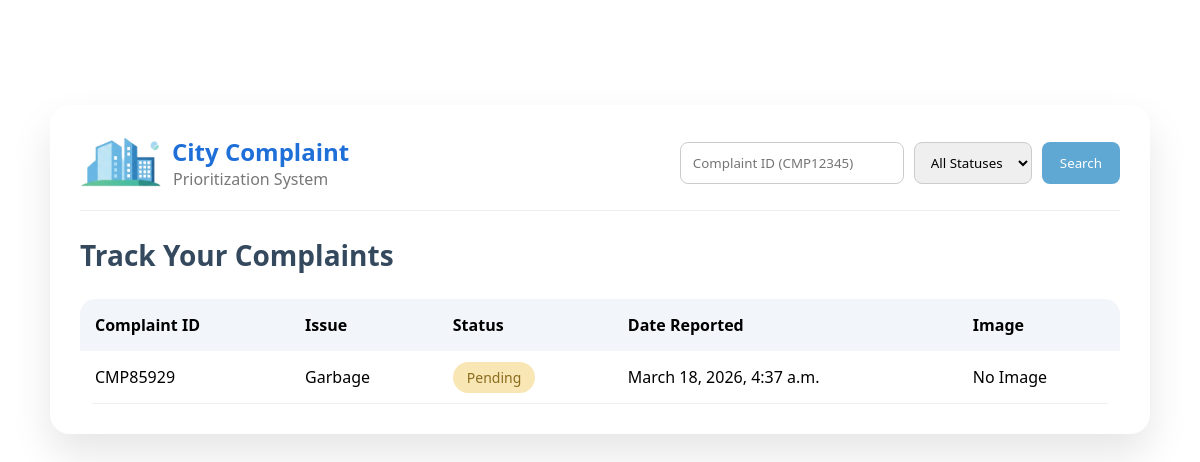
/track/, run on an earlier commit of the app's database.
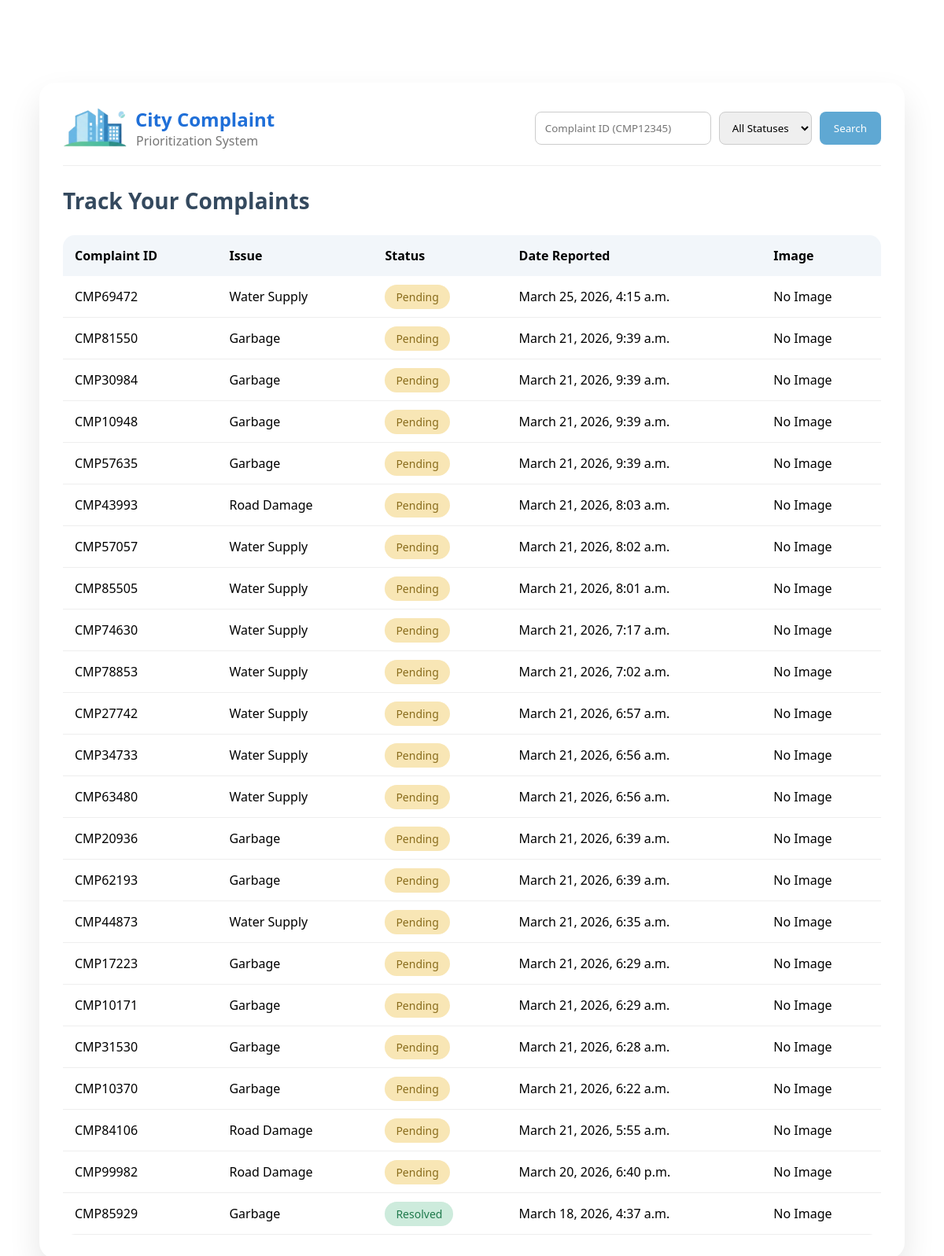
And on a later commit of the database.
### userform/models.py (models this page shows, shortened)
class Complaint(models.Model):
    STATUS_CHOICES = [
        ('Pending', 'Pending'),
        ('In Progress', 'In Progress'),
        ('Resolved', 'Resolved'),
    ]
    CATEGORY_CHOICES = [
        ('Garbage', 'Garbage'),
        ('Water Supply', 'Water Supply'),
        ('Road Damage', 'Road Damage'),
        ('Street Light', 'Street Light'),
    ]
    name = models.CharField(max_length=100)
    email = models.EmailField(blank=True, null=True)
    mobile = models.CharField(max_length=15)
    category = models.CharField(max_length=50,choices=CATEGORY_CHOICES,default='Garbage')
    description = models.TextField()
    area = models.CharField(max_length=100, default="Unknown")
    severity = models.CharField(max_length=50, default="Medium")
    affected_people = models.IntegerField(default=0)
    priority = models.CharField(max_length=50, default="Low")
    resolution_time = models.CharField(max_length=50, default="1")
    image = models.ImageField(upload_to='complaints/', blank=True, null=True)
    status = models.CharField(max_length=20, choices=STATUS_CHOICES, default='Pending')
    complaint_id = models.CharField(max_length=20, unique=True, blank=True)
    created_at = models.DateTimeField(auto_now_add=True)

### userform/views.py (the view, shortened to what this page needs)
# urls.py: path('track/', views.track_complaint, name='track_complaint'),
def track_complaint(request):
    complaints = Complaint.objects.all().order_by('-created_at')
    return render(request, "userform/track_complaint.html", {"complaints": complaints})

### userform/templates/userform/track_complaint.html (shortened to what this page needs)
{% load static %}
<!DOCTYPE html>
<html lang="en">
<head>
<link rel="stylesheet" href="{% static 'userform/track_complaint.css' %}">
</head>
<body>
<div class="wrapper">
    <div class="top-bar">
        <div class="logo-section">
            <img src="{% static 'userform/images/building_2.png' %}" alt="logo">
            <div>
                <h2>City Complaint</h2>
                <span>Prioritization System</span>
            </div>
        </div>
        <form method="POST" class="search-section">
            <input type="text" name="complaint_id" placeholder="Complaint ID (CMP12345)">
            <select name="status">
                <option value="all">All Statuses</option>
            </select>
            <button type="submit">Search</button>
        </form>
    </div>
    <h1 class="page-title">Track Your Complaints</h1>
    <div class="table-container">
        <table>
            <thead>
                <tr>
                    <th>Complaint ID</th>
                    <th>Issue</th>
                    <th>Status</th>
                    <th>Date Reported</th>
                    <th>Image</th>
                </tr>
            </thead>
            <tbody>
                {% if complaints %}
                    {% for c in complaints %}
                    <tr>
                        <td>{{ c.complaint_id }}</td>
                        <td>{{ c.category }}</td>
                        <td>
                            {% if c.status == "Pending" %}
                                <span class="badge pending">Pending</span>
                            {% elif c.status == "InProgress" %}
                                <span class="badge progress">In Progress</span>
                            {% else %}
                                <span class="badge resolved">Resolved</span>
                            {% endif %}
                        </td>
                        <td>{{ c.created_at }}</td>
                        <td>
                            {% if c.image %}
                                <img src="{{ c.image.url }}" width="80">
                            {% else %}
                                No Image
                            {% endif %}
                        </td>
                    </tr>
                    {% endfor %}
                {% else %}
                    <tr>
                        <td colspan="5" style="text-align:center;">No complaints found</td>
                    </tr>
                {% endif %}
            </tbody>
        </table>
    </div>
</div>
</body>
</html>

What changed in the data, as far as the page shows it:
added Complaint: complaint_id "CMP69472", category "Water Supply", status "Pending", created_at "March 25, 2026, 4:15 a.m.", image "No Image"
added Complaint: complaint_id "CMP81550", category "Garbage", status "Pending", created_at "March 21, 2026, 9:39 a.m.", image "No Image"
added Complaint: complaint_id "CMP30984", category "Garbage", status "Pending", created_at "March 21, 2026, 9:39 a.m.", image "No Image"
added Complaint: complaint_id "CMP10948", category "Garbage", status "Pending", created_at "March 21, 2026, 9:39 a.m.", image "No Image"
added Complaint: complaint_id "CMP57635", category "Garbage", status "Pending", created_at "March 21, 2026, 9:39 a.m.", image "No Image"
added Complaint: complaint_id "CMP43993", category "Road Damage", status "Pending", created_at "March 21, 2026, 8:03 a.m.", image "No Image"
added Complaint: complaint_id "CMP57057", category "Water Supply", status "Pending", created_at "March 21, 2026, 8:02 a.m.", image "No Image"
added Complaint: complaint_id "CMP85505", category "Water Supply", status "Pending", created_at "March 21, 2026, 8:01 a.m.", image "No Image"
added Complaint: complaint_id "CMP74630", category "Water Supply", status "Pending", created_at "March 21, 2026, 7:17 a.m.", image "No Image"
added Complaint: complaint_id "CMP78853", category "Water Supply", status "Pending", created_at "March 21, 2026, 7:02 a.m.", image "No Image"
added Complaint: complaint_id "CMP27742", category "Water Supply", status "Pending", created_at "March 21, 2026, 6:57 a.m.", image "No Image"
added Complaint: complaint_id "CMP34733", category "Water Supply", status "Pending", created_at "March 21, 2026, 6:56 a.m.", image "No Image"
added Complaint: complaint_id "CMP63480", category "Water Supply", status "Pending", created_at "March 21, 2026, 6:56 a.m.", image "No Image"
added Complaint: complaint_id "CMP20936", category "Garbage", status "Pending", created_at "March 21, 2026, 6:39 a.m.", image "No Image"
added Complaint: complaint_id "CMP62193", category "Garbage", status "Pending", created_at "March 21, 2026, 6:39 a.m.", image "No Image"
added Complaint: complaint_id "CMP44873", category "Water Supply", status "Pending", created_at "March 21, 2026, 6:35 a.m.", image "No Image"
added Complaint: complaint_id "CMP17223", category "Garbage", status "Pending", created_at "March 21, 2026, 6:29 a.m.", image "No Image"
added Complaint: complaint_id "CMP10171", category "Garbage", status "Pending", created_at "March 21, 2026, 6:29 a.m.", image "No Image"
added Complaint: complaint_id "CMP31530", category "Garbage", status "Pending", created_at "March 21, 2026, 6:28 a.m.", image "No Image"
added Complaint: complaint_id "CMP10370", category "Garbage", status "Pending", created_at "March 21, 2026, 6:22 a.m.", image "No Image"
added Complaint: complaint_id "CMP84106", category "Road Damage", status "Pending", created_at "March 21, 2026, 5:55 a.m.", image "No Image"
added Complaint: complaint_id "CMP99982", category "Road Damage", status "Pending", created_at "March 20, 2026, 6:40 p.m.", image "No Image"
changed Complaint "CMP85929": status "Pending" → "Resolved"
